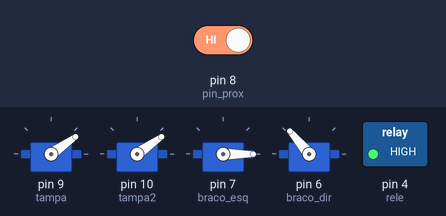
Simulated run of this sketch. Board: Arduino Uno, built with avr-gcc and run on an emulated ATmega328P. On the bench: 4 × servo, switched loads named in the sketch (green lamp = pin HIGH). Inputs (shaded band) come from the test bench; at power-on: pin 8 (pin_prox) HIGH.

Above: at 2.4 s.
2.5 s: pin 8 (pin_prox) driven LOW
At 3.3 s:
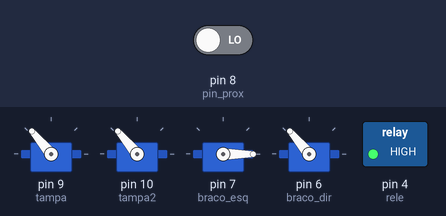
At 4.8 s:
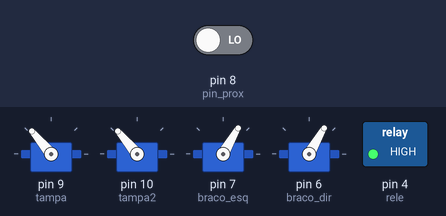
Timing chart, 0 to 17.5 s (numbered marks = the images above; inputs shaded):
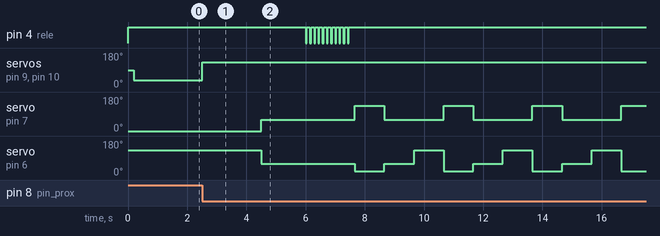

The sketch:

caixao_final_cpr.ino
```cpp
#include <Servo.h>

Servo tampa;
Servo tampa2;

Servo braco_esq;
Servo braco_dir;

int pin_prox = 8;
int prox = 0;

const int rele = 4;

void setup() {

  pinMode(rele, OUTPUT);
  digitalWrite(rele, HIGH);

  pinMode(pin_prox, INPUT);

  tampa.attach(9);
  tampa2.attach(10);

  braco_esq.attach(7);
  braco_dir.attach(6);

  braco_esq.write(0);
  braco_dir.write(130);
  delay(200);


  tampa.write(35);
  tampa2.write(35);
  delay(1000);
}

void loop() {

  prox = digitalRead(pin_prox);

  if(prox == LOW){

    tampa.write(130);
    tampa2.write(130);
    delay(2000);

    braco_esq.write(60);
    braco_dir.write(60);
    delay(1500);

    for(int x = 0; x < 11; x++) {
      digitalWrite(rele, LOW);
      delay(42);
      digitalWrite(rele, HIGH);
      delay(100);
    }
    digitalWrite(rele, HIGH);
    delay(100);

    while(1){
      braco_esq.write(135);
      braco_dir.write(20);
      delay(1000);
      braco_esq.write(60);
      braco_dir.write(60);
      delay(1000);
      braco_esq.write(60);
      braco_dir.write(130);
      delay(1000);


    }


  }

  /*
//myservo.write(150);
  //  myservo2.write(150);
    //delay(5000);
braco_esq.write(130);
braco_dir.write(130);
delay(200);

//for(int x = 0; x < 11; x++) {
  //digitalWrite(rele, LOW);
  //delay(42);
  //digitalWrite(rele, HIGH);
  //delay(100);
//}


              // tell servo to go to position in variable 'pos' */
}
```

Measured:
- after the input at 2.5 s, pin 4 (rele): alternates HIGH for 0.10 s and LOW for 0.04 s, 22 changes in all, then stays HIGH, starting after 3.5 s; servo on pin 9 (tampa): 35° → 130° at once
